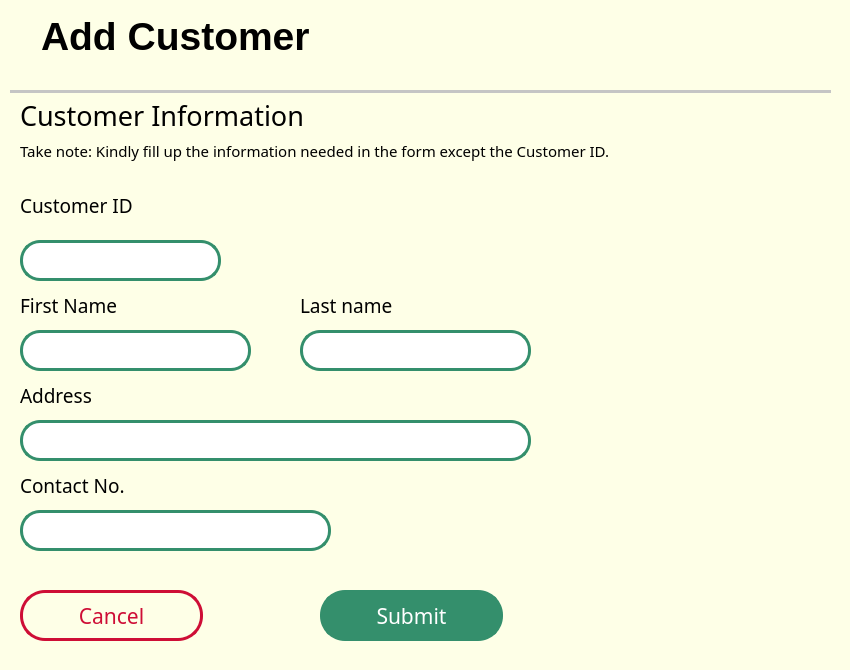
    <widget class="QFrame" name="CustAddFrame">
     <property name="geometry">
      <rect>
       <x>240</x>
       <y>10</y>
       <width>850</width>
       <height>670</height>
      </rect>
     </property>
     <property name="styleSheet">
      <string notr="true">background-color: rgb(254, 255, 231);
border-radius:20px;</string>
     </property>
     <property name="frameShape">
      <enum>QFrame::StyledPanel</enum>
     </property>
     <property name="frameShadow">
      <enum>QFrame::Raised</enum>
     </property>
     <widget class="QFrame" name="DashboardTitle_4">
      <property name="geometry">
       <rect>
        <x>19</x>
        <y>9</y>
        <width>811</width>
        <height>71</height>
       </rect>
      </property>
      <property name="frameShape">
       <enum>QFrame::StyledPanel</enum>
      </property>
      <property name="frameShadow">
       <enum>QFrame::Raised</enum>
      </property>
      <layout class="QFormLayout" name="formLayout_4">
       <item row="0" column="0">
        <widget class="QLabel" name="label_15">
         <property name="text">
          <string/>
         </property>
         <property name="pixmap">
          <pixmap>Resize resources/team.png</pixmap>
         </property>
        </widget>
       </item>
       <item row="0" column="1">
        <widget class="QLabel" name="label_16">
         <property name="styleSheet">
          <string notr="true">font: 20pt &quot;Century Gothic&quot;;</string>
         </property>
         <property name="text">
          <string>&lt;html&gt;&lt;head/&gt;&lt;body&gt;&lt;p&gt;&lt;span style=&quot; font-size:44pt; font-weight:600; vertical-align:super;&quot;&gt;Add Customer&lt;/span&gt;&lt;/p&gt;&lt;/body&gt;&lt;/html&gt;</string>
         </property>
         <property name="alignment">
          <set>Qt::AlignJustify|Qt::AlignVCenter</set>
         </property>
        </widget>
       </item>
      </layout>
     </widget>
     <widget class="Line" name="line_5">
      <property name="geometry">
       <rect>
        <x>10</x>
        <y>90</y>
        <width>821</width>
        <height>3</height>
       </rect>
      </property>
      <property name="styleSheet">
       <string notr="true">background-color: rgb(197, 197, 197);</string>
      </property>
      <property name="orientation">
       <enum>Qt::Horizontal</enum>
      </property>
     </widget>
     <widget class="QLabel" name="label_17">
      <property name="geometry">
       <rect>
        <x>20</x>
        <y>100</y>
        <width>723</width>
        <height>31</height>
       </rect>
      </property>
      <property name="font">
       <font>
        <family>Century Gothic</family>
        <pointsize>20</pointsize>
       </font>
      </property>
      <property name="styleSheet">
       <string notr="true"/>
      </property>
      <property name="text">
       <string>Customer Information</string>
      </property>
      <property name="alignment">
       <set>Qt::AlignJustify|Qt::AlignVCenter</set>
      </property>
     </widget>
     <widget class="QLabel" name="label_18">
      <property name="geometry">
       <rect>
        <x>20</x>
        <y>140</y>
        <width>801</width>
        <height>21</height>
       </rect>
      </property>
      <property name="font">
       <font>
        <family>Century Gothic</family>
        <pointsize>11</pointsize>
       </font>
      </property>
      <property name="styleSheet">
       <string notr="true"/>
      </property>
      <property name="text">
       <string>Take note: Kindly fill up the information needed in the form except the Customer ID.</string>
      </property>
      <property name="alignment">
       <set>Qt::AlignJustify|Qt::AlignVCenter</set>
      </property>
     </widget>
     <widget class="QLineEdit" name="custAddId">
      <property name="geometry">
       <rect>
        <x>20</x>
        <y>240</y>
        <width>201</width>
        <height>41</height>
       </rect>
      </property>
      <property name="font">
       <font>
        <family>Century Gothic</family>
        <pointsize>18</pointsize>
       </font>
      </property>
      <property name="styleSheet">
       <string notr="true">QLineEdit{
border-radius:20px;
border-style:solid;
border-width:3px;
border-color: rgba(52,143,108,255);
background-color: rgb(255, 255, 255);
padding-left:10px;
}</string>
      </property>
      <property name="readOnly">
       <bool>true</bool>
      </property>
     </widget>
     <widget class="QLabel" name="label_19">
      <property name="geometry">
       <rect>
        <x>20</x>
        <y>190</y>
        <width>151</width>
        <height>31</height>
       </rect>
      </property>
      <property name="font">
       <font>
        <family>Century Gothic</family>
        <pointsize>14</pointsize>
        <weight>50</weight>
        <bold>false</bold>
       </font>
      </property>
      <property name="text">
       <string>Customer ID</string>
      </property>
      <property name="alignment">
       <set>Qt::AlignJustify|Qt::AlignVCenter</set>
      </property>
     </widget>
     <widget class="QLabel" name="label_20">
      <property name="geometry">
       <rect>
        <x>20</x>
        <y>290</y>
        <width>351</width>
        <height>31</height>
       </rect>
      </property>
      <property name="font">
       <font>
        <family>Century Gothic</family>
        <pointsize>14</pointsize>
        <weight>50</weight>
        <bold>false</bold>
       </font>
      </property>
      <property name="text">
       <string>First Name</string>
      </property>
      <property name="alignment">
       <set>Qt::AlignJustify|Qt::AlignVCenter</set>
      </property>
     </widget>
     <widget class="QLabel" name="label_21">
      <property name="geometry">
       <rect>
        <x>300</x>
        <y>290</y>
        <width>723</width>
        <height>31</height>
       </rect>
      </property>
      <property name="font">
       <font>
        <family>Century Gothic</family>
        <pointsize>14</pointsize>
        <weight>50</weight>
        <bold>false</bold>
       </font>
      </property>
      <property name="text">
       <string>Last name</string>
      </property>
      <property name="alignment">
       <set>Qt::AlignJustify|Qt::AlignVCenter</set>
      </property>
     </widget>
     <widget class="QLabel" name="label_22">
      <property name="geometry">
       <rect>
        <x>20</x>
        <y>470</y>
        <width>351</width>
        <height>31</height>
       </rect>
      </property>
      <property name="font">
       <font>
        <family>Century Gothic</family>
        <pointsize>14</pointsize>
        <weight>50</weight>
        <bold>false</bold>
       </font>
      </property>
      <property name="text">
       <string>Contact No.</string>
      </property>
      <property name="alignment">
       <set>Qt::AlignJustify|Qt::AlignVCenter</set>
      </property>
     </widget>
     <widget class="QLabel" name="label_23">
      <property name="geometry">
       <rect>
        <x>20</x>
        <y>380</y>
        <width>351</width>
        <height>31</height>
       </rect>
      </property>
      <property name="font">
       <font>
        <family>Century Gothic</family>
        <pointsize>14</pointsize>
        <weight>50</weight>
        <bold>false</bold>
       </font>
      </property>
      <property name="text">
       <string>Address</string>
      </property>
      <property name="alignment">
       <set>Qt::AlignJustify|Qt::AlignVCenter</set>
      </property>
     </widget>
     <widget class="QPushButton" name="custAddCancel_btn">
      <property name="geometry">
       <rect>
        <x>20</x>
        <y>590</y>
        <width>183</width>
        <height>51</height>
       </rect>
      </property>
      <property name="font">
       <font>
        <family>Century Gothic</family>
        <pointsize>16</pointsize>
       </font>
      </property>
      <property name="styleSheet">
       <string notr="true">QPushButton{
color: rgb(206, 14, 54);
border-radius:25px;
border-style:solid;
border-width:3px;
border-color: rgb(206, 14, 54);
}
</string>
      </property>
      <property name="text">
       <string>Cancel</string>
      </property>
      <property name="iconSize">
       <size>
        <width>40</width>
        <height>40</height>
       </size>
      </property>
     </widget>
     <widget class="QPushButton" name="custAdd_btn">
      <property name="geometry">
       <rect>
        <x>320</x>
        <y>590</y>
        <width>183</width>
        <height>51</height>
       </rect>
      </property>
      <property name="font">
       <font>
        <family>Century Gothic</family>
        <pointsize>16</pointsize>
       </font>
      </property>
      <property name="styleSheet">
       <string notr="true">QPushButton{
border-radius:25px;
border-style:solid;
border-width:3px;
border-color: rgba(52,143,108,255);
background-color: rgba(52,143,108,255);
	color: rgb(255, 255, 255);
}</string>
      </property>
      <property name="text">
       <string>Submit</string>
      </property>
      <property name="iconSize">
       <size>
        <width>40</width>
        <height>40</height>
       </size>
      </property>
     </widget>
     <widget class="QLineEdit" name="custAddFName">
      <property name="geometry">
       <rect>
        <x>20</x>
        <y>330</y>
        <width>231</width>
        <height>41</height>
       </rect>
      </property>
      <property name="font">
       <font>
        <family>Century Gothic</family>
        <pointsize>18</pointsize>
       </font>
      </property>
      <property name="styleSheet">
       <string notr="true">QLineEdit{
border-radius:20px;
border-style:solid;
border-width:3px;
border-color: rgba(52,143,108,255);
background-color: rgb(255, 255, 255);
padding-left:10px;
}</string>
      </property>
     </widget>
     <widget class="QLineEdit" name="custAddLName">
      <property name="geometry">
       <rect>
        <x>300</x>
        <y>330</y>
        <width>231</width>
        <height>41</height>
       </rect>
      </property>
      <property name="font">
       <font>
        <family>Century Gothic</family>
        <pointsize>18</pointsize>
       </font>
      </property>
      <property name="styleSheet">
       <string notr="true">QLineEdit{
border-radius:20px;
border-style:solid;
border-width:3px;
border-color: rgba(52,143,108,255);
background-color: rgb(255, 255, 255);
padding-left:10px;
}</string>
      </property>
     </widget>
     <widget class="QLineEdit" name="custAddAddress">
      <property name="geometry">
       <rect>
        <x>20</x>
        <y>420</y>
        <width>511</width>
        <height>41</height>
       </rect>
      </property>
      <property name="font">
       <font>
        <family>Century Gothic</family>
        <pointsize>18</pointsize>
       </font>
      </property>
      <property name="styleSheet">
       <string notr="true">QLineEdit{
border-radius:20px;
border-style:solid;
border-width:3px;
border-color: rgba(52,143,108,255);
background-color: rgb(255, 255, 255);
padding-left:10px;
}</string>
      </property>
     </widget>
     <widget class="QLineEdit" name="custAddContactno">
      <property name="geometry">
       <rect>
        <x>20</x>
        <y>510</y>
        <width>311</width>
        <height>41</height>
       </rect>
      </property>
      <property name="font">
       <font>
        <family>Century Gothic</family>
        <pointsize>18</pointsize>
       </font>
      </property>
      <property name="styleSheet">
       <string notr="true">QLineEdit{
border-radius:20px;
border-style:solid;
border-width:3px;
border-color: rgba(52,143,108,255);
background-color: rgb(255, 255, 255);
padding-left:10px;
}</string>
      </property>
     </widget>
    </widget>
